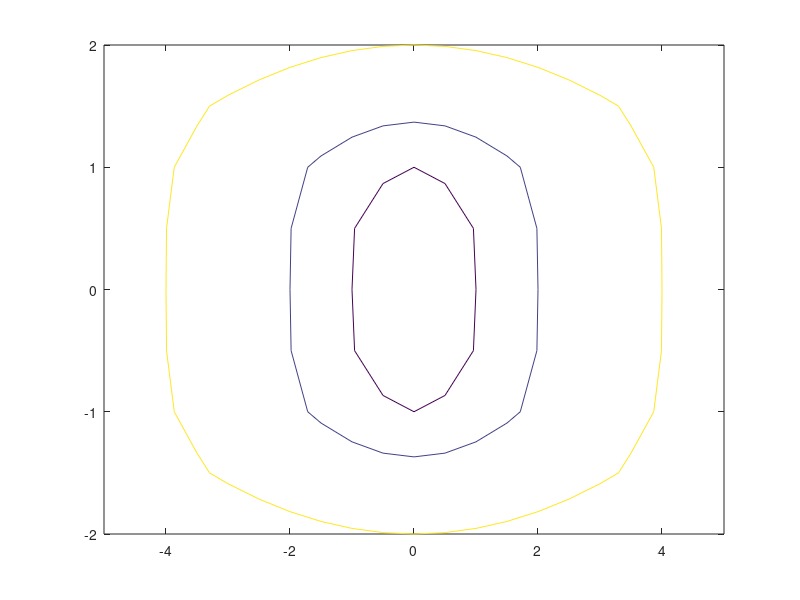

Recreate this plot in MATLAB.

% Direction Field Example 2

xmin = -5;
xmax = 5;
ymin = -2;
ymax = 2;

xspan = xmin:0.5:xmax;
yspan = ymin:0.5:ymax;

[X, Y] = meshgrid(xspan, yspan);

% this should be the solution to the ODE we are attempting to solve
C = Y.^4 + X.^2;

% this version of the contour plot doesn't specify the contour levels
%contour(X,Y,C)


% this version of the contour plot specifies at what levels the contour should be plotted
contour(X,Y,C,[1,4,16])
% i.e. whereever C = 1, 4, or 16, a contour of C = n will be plotted
